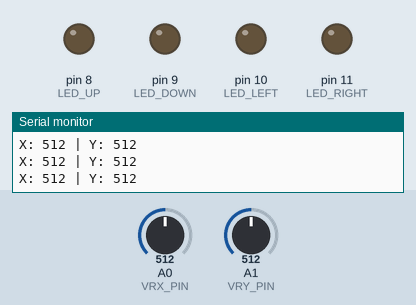
Recording of a sketch running on a simulated Arduino Uno, built with avr-gcc and run on an emulated ATmega328P. Parts: output pins drawn as LEDs (lit = HIGH), the last lines printed to the serial monitor. Inputs (shaded band) come from the test bench; at power-on: A0 (VRX_PIN) = 512, A1 (VRY_PIN) = 512.

Above: at 1.2 s.
1.3 s: A0 (VRX_PIN) set to 312
2.8 s: A0 (VRX_PIN) set to 288
At 3.5 s:
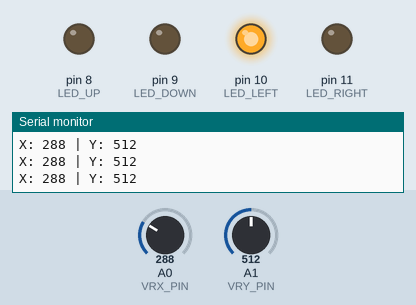
4.3 s: A1 (VRY_PIN) set to 684
7.3 s: A1 (VRY_PIN) set to 712
At 8.3 s:
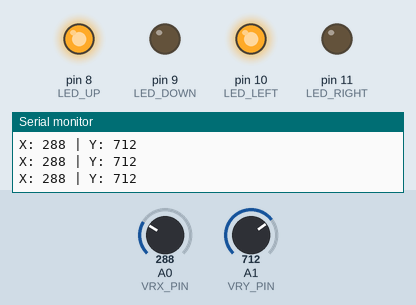
8.8 s: A1 (VRY_PIN) set to 0
At 9.5 s:
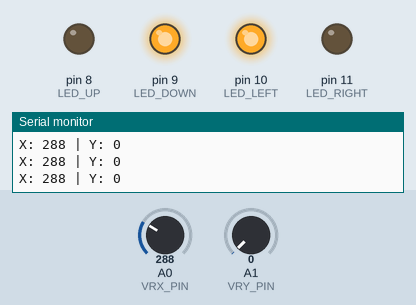
10.3 s: A0 (VRX_PIN) set to 306
At 11.3 s:
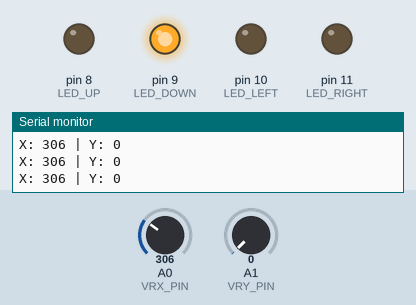
Timing chart, 0 to 12.8 s (numbered marks = the images above; inputs shaded):
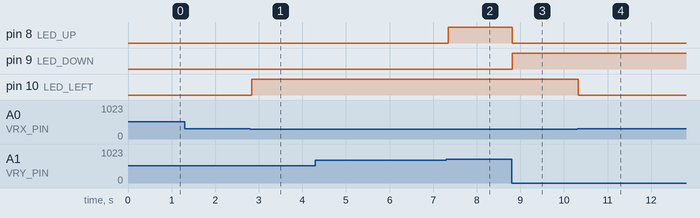

The sketch:

joystick_led.ino
```cpp
// Joystick-controlled 4-LED direction indicator


const int VRX_PIN = A0;   // Joystick X-axis (Left/Right)
const int VRY_PIN = A1;   // Joystick Y-axis (Up/Down)

const int LED_UP    = 8;  // LED 1 - Up
const int LED_DOWN  = 9;  // LED 2 - Down
const int LED_LEFT  = 10; // LED 3 - Left
const int LED_RIGHT = 11; // LED 4 - Right

const int THRESHOLD_HIGH = 700; // above this = pushed one way
const int THRESHOLD_LOW  = 300; // below this = pushed other way
// Center rest value is ~512 on a 10-bit ADC (0-1023)

void setup() {
  pinMode(LED_UP, OUTPUT);
  pinMode(LED_DOWN, OUTPUT);
  pinMode(LED_LEFT, OUTPUT);
  pinMode(LED_RIGHT, OUTPUT);
  Serial.begin(9600);
}

void loop() {
  int xVal = analogRead(VRX_PIN);
  int yVal = analogRead(VRY_PIN);

  // Reset all LEDs each loop
  digitalWrite(LED_UP, LOW);
  digitalWrite(LED_DOWN, LOW);
  digitalWrite(LED_LEFT, LOW);
  digitalWrite(LED_RIGHT, LOW);

  // Y-axis controls Up/Down
  if (yVal > THRESHOLD_HIGH) {
    digitalWrite(LED_UP, HIGH);
  } else if (yVal < THRESHOLD_LOW) {
    digitalWrite(LED_DOWN, HIGH);
  }

  // X-axis controls Left/Right
  if (xVal > THRESHOLD_HIGH) {
    digitalWrite(LED_RIGHT, HIGH);
  } else if (xVal < THRESHOLD_LOW) {
    digitalWrite(LED_LEFT, HIGH);
  }

  Serial.print("X: "); Serial.print(xVal);
  Serial.print(" | Y: "); Serial.println(yVal);

  delay(50);
}
```

Measured:
- the behaviour switches between 300 and 299 on A0 (VRX_PIN) (found by bisection; images 0 and 1)
- the behaviour switches between 700 and 701 on A1 (VRY_PIN) (found by bisection; images 1 and 2)
- after the input at 2.8 s, pin 10 (LED_LEFT): LOW → HIGH at once
- after the input at 7.3 s, pin 8 (LED_UP): LOW → HIGH at once
- after the input at 8.8 s, pin 8 (LED_UP): HIGH → LOW at once; pin 9 (LED_DOWN): LOW → HIGH at once
- after the input at 10.3 s, pin 10 (LED_LEFT): HIGH → LOW at once
